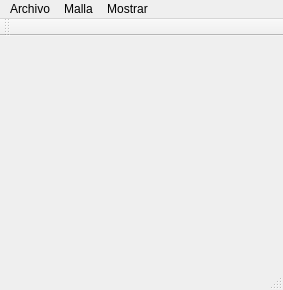
<?xml version="1.0" encoding="UTF-8"?>
<ui version="4.0">
 <class>MainWindow</class>
 <widget class="QMainWindow" name="MainWindow">
  <property name="geometry">
   <rect>
    <x>0</x>
    <y>0</y>
    <width>283</width>
    <height>290</height>
   </rect>
  </property>
  <property name="sizePolicy">
   <sizepolicy hsizetype="MinimumExpanding" vsizetype="MinimumExpanding">
    <horstretch>0</horstretch>
    <verstretch>0</verstretch>
   </sizepolicy>
  </property>
  <property name="windowTitle">
   <string>ImageApprox</string>
  </property>
  <widget class="QWidget" name="centralWidget"/>
  <widget class="QMenuBar" name="menuBar">
   <property name="geometry">
    <rect>
     <x>0</x>
     <y>0</y>
     <width>283</width>
     <height>21</height>
    </rect>
   </property>
   <widget class="QMenu" name="menuArchivo">
    <property name="title">
     <string>Archivo</string>
    </property>
    <addaction name="actionCargar_Imagen"/>
    <addaction name="actionGuardar_Imagen"/>
   </widget>
   <widget class="QMenu" name="menuEdicion">
    <property name="title">
     <string>Malla</string>
    </property>
    <addaction name="actionAplicar_Algoritmo"/>
    <addaction name="actionGuardar_Malla"/>
   </widget>
   <widget class="QMenu" name="menuMostrar">
    <property name="title">
     <string>Mostrar</string>
    </property>
    <addaction name="actionMalla"/>
    <addaction name="actionAproximacion"/>
   </widget>
   <addaction name="menuArchivo"/>
   <addaction name="menuEdicion"/>
   <addaction name="menuMostrar"/>
  </widget>
  <widget class="QToolBar" name="mainToolBar">
   <property name="sizePolicy">
    <sizepolicy hsizetype="Minimum" vsizetype="Minimum">
     <horstretch>0</horstretch>
     <verstretch>0</verstretch>
    </sizepolicy>
   </property>
   <attribute name="toolBarArea">
    <enum>TopToolBarArea</enum>
   </attribute>
   <attribute name="toolBarBreak">
    <bool>false</bool>
   </attribute>
  </widget>
  <widget class="QStatusBar" name="statusBar"/>
  <action name="actionCargar_Imagen">
   <property name="text">
    <string>Cargar Imagen..</string>
   </property>
  </action>
  <action name="actionAplicar_Algoritmo">
   <property name="text">
    <string>Crear Malla ..</string>
   </property>
  </action>
  <action name="actionGuardar_Imagen">
   <property name="text">
    <string>Guardar Imagen</string>
   </property>
  </action>
  <action name="actionMalla">
   <property name="checkable">
    <bool>true</bool>
   </property>
   <property name="checked">
    <bool>true</bool>
   </property>
   <property name="text">
    <string>Malla</string>
   </property>
  </action>
  <action name="actionAproximacion">
   <property name="checkable">
    <bool>true</bool>
   </property>
   <property name="text">
    <string>Aproximacion</string>
   </property>
  </action>
  <action name="actionGuardar_Malla">
   <property name="text">
    <string>Guardar Malla..</string>
   </property>
  </action>
 </widget>
 <layoutdefault spacing="6" margin="11"/>
 <resources/>
 <connections>
  <connection>
   <sender>actionMalla</sender>
   <signal>activated()</signal>
   <receiver>MainWindow</receiver>
   <slot>repaint()</slot>
   <hints>
    <hint type="sourcelabel">
     <x>-1</x>
     <y>-1</y>
    </hint>
    <hint type="destinationlabel">
     <x>141</x>
     <y>144</y>
    </hint>
   </hints>
  </connection>
  <connection>
   <sender>actionAproximacion</sender>
   <signal>activated()</signal>
   <receiver>centralWidget</receiver>
   <slot>repaint()</slot>
   <hints>
    <hint type="sourcelabel">
     <x>-1</x>
     <y>-1</y>
    </hint>
    <hint type="destinationlabel">
     <x>141</x>
     <y>151</y>
    </hint>
   </hints>
  </connection>
 </connections>
</ui>
